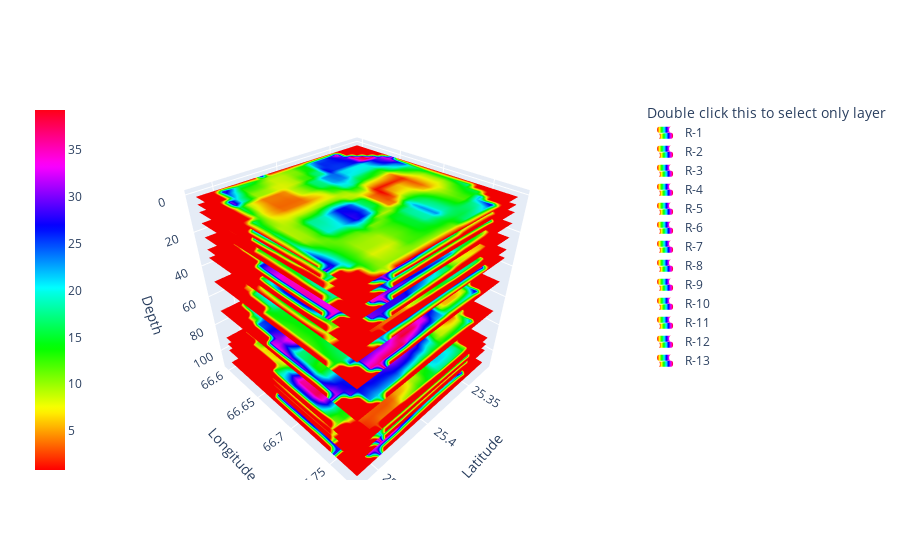

Notebook code cell kept with this figure:
### Code cell
fig = go.Figure()
for i in range(len(surface_data)):
    if i==0:
        fig.add_surface(x=xi, y=yi, z=height[i], surfacecolor=surface_data[i],colorscale=colorscale,
                        showscale=True, showlegend=True,name=name[i])
        fig.data[0].colorbar.x=-0.1
    else:
        fig.add_surface(x=xi, y=yi, z=height[i], surfacecolor=surface_data[i],colorscale=colorscale,
                        showscale=False, showlegend=True,name=name[i])
fig.update_scenes(
            xaxis_title_text="Latitude",
            yaxis_title_text='Longitude',
            zaxis_title_text='Depth',
            zaxis_autorange="reversed"
        )
fig.update_layout(legend={"title":"Double click this to select only layer"})

fig.show()

### Figure 1 — Plotly figure (JSON) as saved in the notebook; plotly's stock layout.template omitted (floating-point values rounded to 4 significant figures; data arrays with more than 128 entries replaced by an {"elided": "..."} marker saying what was removed)
{"data": [{"colorbar": {"x": -0.1}, "colorscale": {"elided": "255x2 mixed values"}, "name": "R-1", "showlegend": true, "showscale": true, "surfacecolor": {"elided": "27x27 float values"}, "type": "surface", "x": {"elided": "27x27 float values"}, "y": {"elided": "27x27 float values"}, "z": {"elided": "27x27 int values"}}, {"colorscale": {"elided": "255x2 mixed values"}, "name": "R-2", "showlegend": true, "showscale": false, "surfacecolor": {"elided": "27x27 float values"}, "type": "surface", "x": {"elided": "27x27 float values"}, "y": {"elided": "27x27 float values"}, "z": {"elided": "27x27 int values"}}, {"colorscale": {"elided": "255x2 mixed values"}, "name": "R-3", "showlegend": true, "showscale": false, "surfacecolor": {"elided": "27x27 float values"}, "type": "surface", "x": {"elided": "27x27 float values"}, "y": {"elided": "27x27 float values"}, "z": {"elided": "27x27 int values"}}, {"colorscale": {"elided": "255x2 mixed values"}, "name": "R-4", "showlegend": true, "showscale": false, "surfacecolor": {"elided": "27x27 float values"}, "type": "surface", "x": {"elided": "27x27 float values"}, "y": {"elided": "27x27 float values"}, "z": {"elided": "27x27 int values"}}, {"colorscale": {"elided": "255x2 mixed values"}, "name": "R-5", "showlegend": true, "showscale": false, "surfacecolor": {"elided": "27x27 float values"}, "type": "surface", "x": {"elided": "27x27 float values"}, "y": {"elided": "27x27 float values"}, "z": {"elided": "27x27 int values"}}, {"colorscale": {"elided": "255x2 mixed values"}, "name": "R-6", "showlegend": true, "showscale": false, "surfacecolor": {"elided": "27x27 float values"}, "type": "surface", "x": {"elided": "27x27 float values"}, "y": {"elided": "27x27 float values"}, "z": {"elided": "27x27 int values"}}, {"colorscale": {"elided": "255x2 mixed values"}, "name": "R-7", "showlegend": true, "showscale": false, "surfacecolor": {"elided": "27x27 float values"}, "type": "surface", "x": {"elided": "27x27 float values"}, "y": {"elided": "27x27 float values"}, "z": {"elided": "27x27 int values"}}, {"colorscale": {"elided": "255x2 mixed values"}, "name": "R-8", "showlegend": true, "showscale": false, "surfacecolor": {"elided": "27x27 float values"}, "type": "surface", "x": {"elided": "27x27 float values"}, "y": {"elided": "27x27 float values"}, "z": {"elided": "27x27 int values"}}, {"colorscale": {"elided": "255x2 mixed values"}, "name": "R-9", "showlegend": true, "showscale": false, "surfacecolor": {"elided": "27x27 float values"}, "type": "surface", "x": {"elided": "27x27 float values"}, "y": {"elided": "27x27 float values"}, "z": {"elided": "27x27 int values"}}, {"colorscale": {"elided": "255x2 mixed values"}, "name": "R-10", "showlegend": true, "showscale": false, "surfacecolor": {"elided": "27x27 float values"}, "type": "surface", "x": {"elided": "27x27 float values"}, "y": {"elided": "27x27 float values"}, "z": {"elided": "27x27 int values"}}, {"colorscale": {"elided": "255x2 mixed values"}, "name": "R-11", "showlegend": true, "showscale": false, "surfacecolor": {"elided": "27x27 float values"}, "type": "surface", "x": {"elided": "27x27 float values"}, "y": {"elided": "27x27 float values"}, "z": {"elided": "27x27 int values"}}, {"colorscale": {"elided": "255x2 mixed values"}, "name": "R-12", "showlegend": true, "showscale": false, "surfacecolor": {"elided": "27x27 float values"}, "type": "surface", "x": {"elided": "27x27 float values"}, "y": {"elided": "27x27 float values"}, "z": {"elided": "27x27 int values"}}, {"colorscale": {"elided": "255x2 mixed values"}, "name": "R-13", "showlegend": true, "showscale": false, "surfacecolor": {"elided": "27x27 float values"}, "type": "surface", "x": {"elided": "27x27 float values"}, "y": {"elided": "27x27 float values"}, "z": {"elided": "27x27 int values"}}], "layout": {"legend": {"title": {"text": "Double click this to select only layer"}}, "scene": {"xaxis": {"title": {"text": "Latitude"}}, "yaxis": {"title": {"text": "Longitude"}}, "zaxis": {"autorange": "reversed", "title": {"text": "Depth"}}}}}
